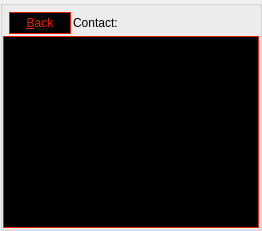
      <widget class="QGroupBox" name="messageDetails">
       <property name="styleSheet">
        <string notr="true">#messageDetails {
	border: 1px solid #e32105;
	}</string>
       </property>
       <property name="title">
        <string/>
       </property>
       <layout class="QVBoxLayout" name="verticalLayout_4">
        <property name="spacing">
         <number>2</number>
        </property>
        <property name="leftMargin">
         <number>0</number>
        </property>
        <property name="topMargin">
         <number>6</number>
        </property>
        <property name="rightMargin">
         <number>0</number>
        </property>
        <property name="bottomMargin">
         <number>0</number>
        </property>
        <item>
         <layout class="QHBoxLayout" name="horizontalLayout_3">
          <property name="leftMargin">
           <number>6</number>
          </property>
          <item>
           <widget class="QPushButton" name="backButton">
            <property name="styleSheet">
             <string notr="true">QPushButton {
	background-color: #000;
	color: #e32105;
	border: 1px solid #e32105;
	max-height: 20px;
	min-height: 20px;
	max-width: 60px;
	min-width: 60px;
}

QPushButton:hover {
	background-color: #3d0e04;
}

QPushButton:pressed:flat {
	color: #000;
	background-color: #e32105;
}</string>
            </property>
            <property name="text">
             <string>&amp;Back</string>
            </property>
            <property name="icon">
             <iconset>
              <normaloff>:/icons/quit</normaloff>:/icons/quit</iconset>
            </property>
           </widget>
          </item>
          <item>
           <widget class="QLabel" name="labelContact">
            <property name="text">
             <string>Contact:</string>
            </property>
           </widget>
          </item>
          <item>
           <widget class="QLabel" name="contactLabel">
            <property name="text">
             <string/>
            </property>
           </widget>
          </item>
          <item>
           <spacer name="horizontalSpacer_3">
            <property name="orientation">
             <enum>Qt::Horizontal</enum>
            </property>
            <property name="sizeHint" stdset="0">
             <size>
              <width>40</width>
              <height>20</height>
             </size>
            </property>
           </spacer>
          </item>
         </layout>
        </item>
        <item>
         <widget class="QListView" name="listConversation">
          <property name="palette">
           <palette>
            <active>
             <colorrole role="WindowText">
              <brush brushstyle="SolidPattern">
               <color alpha="255">
                <red>242</red>
                <green>101</green>
                <blue>34</blue>
               </color>
              </brush>
             </colorrole>
             <colorrole role="Button">
              <brush brushstyle="SolidPattern">
               <color alpha="255">
                <red>0</red>
                <green>0</green>
                <blue>0</blue>
               </color>
              </brush>
             </colorrole>
             <colorrole role="Text">
              <brush brushstyle="SolidPattern">
               <color alpha="255">
                <red>242</red>
                <green>101</green>
                <blue>34</blue>
               </color>
              </brush>
             </colorrole>
             <colorrole role="ButtonText">
              <brush brushstyle="SolidPattern">
               <color alpha="255">
                <red>242</red>
                <green>101</green>
                <blue>34</blue>
               </color>
              </brush>
             </colorrole>
             <colorrole role="Base">
              <brush brushstyle="SolidPattern">
               <color alpha="255">
                <red>0</red>
                <green>0</green>
                <blue>0</blue>
               </color>
              </brush>
             </colorrole>
             <colorrole role="Window">
              <brush brushstyle="SolidPattern">
               <color alpha="255">
                <red>0</red>
                <green>0</green>
                <blue>0</blue>
               </color>
              </brush>
             </colorrole>
             <colorrole role="Highlight">
              <brush brushstyle="SolidPattern">
               <color alpha="255">
                <red>28</red>
                <green>28</green>
                <blue>28</blue>
               </color>
              </brush>
             </colorrole>
             <colorrole role="HighlightedText">
              <brush brushstyle="SolidPattern">
               <color alpha="255">
                <red>0</red>
                <green>0</green>
                <blue>0</blue>
               </color>
              </brush>
             </colorrole>
             <colorrole role="AlternateBase">
              <brush brushstyle="SolidPattern">
               <color alpha="255">
                <red>28</red>
                <green>28</green>
                <blue>28</blue>
               </color>
              </brush>
             </colorrole>
            </active>
            <inactive>
             <colorrole role="WindowText">
              <brush brushstyle="SolidPattern">
               <color alpha="255">
                <red>242</red>
                <green>101</green>
                <blue>34</blue>
               </color>
              </brush>
             </colorrole>
             <colorrole role="Button">
              <brush brushstyle="SolidPattern">
               <color alpha="255">
                <red>0</red>
                <green>0</green>
                <blue>0</blue>
               </color>
              </brush>
             </colorrole>
             <colorrole role="Text">
              <brush brushstyle="SolidPattern">
               <color alpha="255">
                <red>242</red>
                <green>101</green>
                <blue>34</blue>
               </color>
              </brush>
             </colorrole>
             <colorrole role="ButtonText">
              <brush brushstyle="SolidPattern">
               <color alpha="255">
                <red>242</red>
                <green>101</green>
                <blue>34</blue>
               </color>
              </brush>
             </colorrole>
             <colorrole role="Base">
              <brush brushstyle="SolidPattern">
               <color alpha="255">
                <red>0</red>
                <green>0</green>
                <blue>0</blue>
               </color>
              </brush>
             </colorrole>
             <colorrole role="Window">
              <brush brushstyle="SolidPattern">
               <color alpha="255">
                <red>0</red>
                <green>0</green>
                <blue>0</blue>
               </color>
              </brush>
             </colorrole>
             <colorrole role="Highlight">
              <brush brushstyle="SolidPattern">
               <color alpha="255">
                <red>28</red>
                <green>28</green>
                <blue>28</blue>
               </color>
              </brush>
             </colorrole>
             <colorrole role="HighlightedText">
              <brush brushstyle="SolidPattern">
               <color alpha="255">
                <red>0</red>
                <green>0</green>
                <blue>0</blue>
               </color>
              </brush>
             </colorrole>
             <colorrole role="AlternateBase">
              <brush brushstyle="SolidPattern">
               <color alpha="255">
                <red>28</red>
                <green>28</green>
                <blue>28</blue>
               </color>
              </brush>
             </colorrole>
            </inactive>
            <disabled>
             <colorrole role="WindowText">
              <brush brushstyle="SolidPattern">
               <color alpha="255">
                <red>242</red>
                <green>101</green>
                <blue>34</blue>
               </color>
              </brush>
             </colorrole>
             <colorrole role="Button">
              <brush brushstyle="SolidPattern">
               <color alpha="255">
                <red>0</red>
                <green>0</green>
                <blue>0</blue>
               </color>
              </brush>
             </colorrole>
             <colorrole role="Text">
              <brush brushstyle="SolidPattern">
               <color alpha="255">
                <red>242</red>
                <green>101</green>
                <blue>34</blue>
               </color>
              </brush>
             </colorrole>
             <colorrole role="ButtonText">
              <brush brushstyle="SolidPattern">
               <color alpha="255">
                <red>242</red>
                <green>101</green>
                <blue>34</blue>
               </color>
              </brush>
             </colorrole>
             <colorrole role="Base">
              <brush brushstyle="SolidPattern">
               <color alpha="255">
                <red>0</red>
                <green>0</green>
                <blue>0</blue>
               </color>
              </brush>
             </colorrole>
             <colorrole role="Window">
              <brush brushstyle="SolidPattern">
               <color alpha="255">
                <red>0</red>
                <green>0</green>
                <blue>0</blue>
               </color>
              </brush>
             </colorrole>
             <colorrole role="Highlight">
              <brush brushstyle="SolidPattern">
               <color alpha="255">
                <red>51</red>
                <green>153</green>
                <blue>255</blue>
               </color>
              </brush>
             </colorrole>
             <colorrole role="HighlightedText">
              <brush brushstyle="SolidPattern">
               <color alpha="255">
                <red>0</red>
                <green>0</green>
                <blue>0</blue>
               </color>
              </brush>
             </colorrole>
             <colorrole role="AlternateBase">
              <brush brushstyle="SolidPattern">
               <color alpha="255">
                <red>28</red>
                <green>28</green>
                <blue>28</blue>
               </color>
              </brush>
             </colorrole>
            </disabled>
           </palette>
          </property>
          <property name="styleSheet">
           <string notr="true">#listConversation {
	border: 1px solid #e32105;
	color: #e32105;
	}

QListView {color:#e32105;}

QHeaderView::section {
	border: 1px solid #e32105; 
        background-color: #1c1c1c;
        height: 20px;
	}

/* style the sort indicator */
QHeaderView::down-arrow {
	image: url(:/icons/down_arrow);
	}

QHeaderView::up-arrow {
	image: url(:/icons/up_arrow);
	}</string>
          </property>
         </widget>
        </item>
        <item>
         <layout class="QVBoxLayout" name="verticalLayout_3"/>
        </item>
       </layout>
      </widget>
